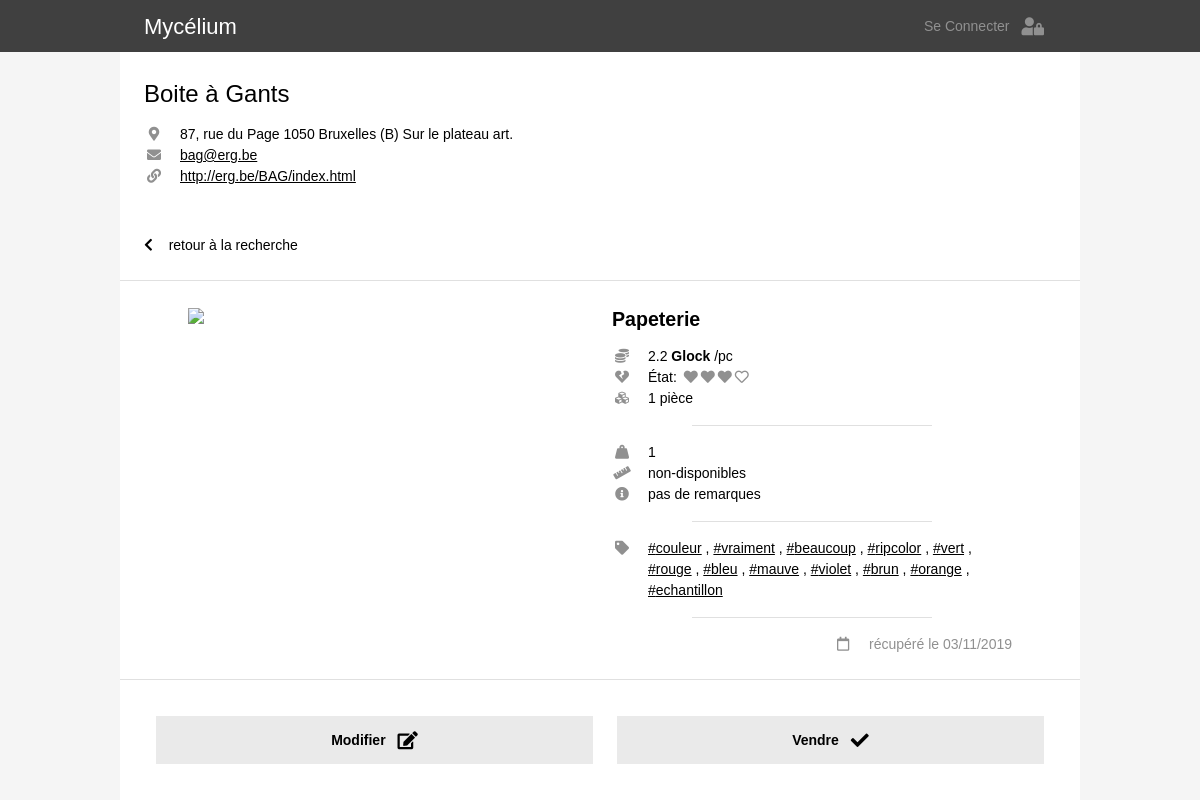
/item_page.php?r=bag&id=23, run on the app's committed database.
### tables this page shows
CREATE TABLE IF NOT EXISTS `_global_recuperatheques` (
  `ID` int(11) NOT NULL AUTO_INCREMENT,
  `nom` varchar(255) NOT NULL,
  `adresse` varchar(255) NOT NULL,
  `monnaie` varchar(8) NOT NULL,
  `telephone` varchar(16) NOT NULL,
  `mdp` varchar(255) NOT NULL,
  `site` varchar(255) NOT NULL,
  `pseudo` varchar(16) NOT NULL,
  `mail` varchar(255) NOT NULL,
  `date_creation` date DEFAULT NULL,
  PRIMARY KEY (`ID`)
);

CREATE TABLE IF NOT EXISTS `bag_catalogue` (
  `ID` int(11) NOT NULL AUTO_INCREMENT,
  `ID_categorie` int(11) NOT NULL,
  `ID_souscategorie` int(11) NOT NULL,
  `pieces` int(11) NOT NULL,
  `dimensions` varchar(255) NOT NULL,
  `etat` int(11) NOT NULL,
  `tags` text NOT NULL,
  `remarques` text NOT NULL,
  `date_ajout` datetime NOT NULL DEFAULT CURRENT_TIMESTAMP,
  `poids` float NOT NULL,
  `prix` float NOT NULL,
  `localisation` varchar(255) NOT NULL,
  PRIMARY KEY (`ID`)
);

CREATE TABLE IF NOT EXISTS `_global_categories` (
  `ID` int(11) NOT NULL AUTO_INCREMENT,
  `nom` varchar(255) NOT NULL,
  `score` int(11) NOT NULL,
  PRIMARY KEY (`ID`)
);

### connection_db.php (called while the page is built, shortened)
<?php
  function link_construct($params, $web_page = 1){
    $getURL = $web_page . '?' . http_build_query(array_merge($_GET, $params));
    return $getURL;
  }
?>

### item_page.php (the view, shortened to what this page needs)
<!DOCTYPE html>
<html lang="en">
<head>
  <link rel="stylesheet" href="css/w3.css">
  <link rel="stylesheet" href="https://use.fontawesome.com/releases/v5.7.0/css/all.css">
  <link rel="stylesheet" href="https://indestructibletype.com/fonts/Jost.css" type="text/css" charset="utf-8" />
  <link rel="stylesheet" href="css/main.css">
  <link rel="stylesheet" href="css/item.css">
  <link rel="stylesheet" href="css/add_form.css">
</head>
<body>
  <?php
  include('connection_db.php')
  ?>
  <?php
    $req = $bdd->prepare(' SELECT pseudo FROM _global_recuperatheques ');
    $req->execute();
    $recuperatheques = array();
    while($item = $req->fetch()){
      array_push($recuperatheques,$item['pseudo']);
    }
    if (isset($_GET['r']) && in_array($_GET['r'], $recuperatheques)){
      $recuperatheque = htmlspecialchars($_GET['r']);
      $recuperatheque_catalogue = htmlspecialchars($_GET['r']) . '_catalogue';
    } else{
      $recuperatheque = null;
    }
  ?>
  <?php
    if (isset($_GET['id'])){
      $id = htmlspecialchars($_GET['id']);
    } else{
      $id = 0;
    }
  ?>
  <?php
  include('header.php');
  ?>
  <div class="quasi-fullwidth space-header">
    <?php
      if($recuperatheque){
        $req = $bdd->prepare(' SELECT * FROM _global_recuperatheques WHERE pseudo = :recuperatheque ');
        $req->bindValue(':recuperatheque', $recuperatheque , PDO::PARAM_STR);
        $req->execute();
        $recup_info = $req->fetch();
        include("recuperatheque_info.php");
    ?>
    <div class="container border-bottom back-link-container">
      <a onclick="back_link()" ><i class="fas fa-chevron-left"></i> retour à la recherche </a>
    </div>
    <div class="item-single-container">
      <?php
        $req = $bdd->prepare('  SELECT
                                c.ID AS ID_item, c.ID_categorie, c.ID_souscategorie, c.pieces AS pieces, c.dimensions AS dimensions, c.etat AS etat, c.tags AS tags, c.prix AS prix, c.poids AS poids, c.remarques AS remarques, c.localisation AS localisation,
                                c.date_ajout AS date_ajout, DATE_FORMAT(c.date_ajout, \'%d/%m/%Y\') AS date_ajout_fr,
                                cat.ID, cat.nom AS categorie,
                                sscat.ID AS sscatID, sscat.ID_categorie, sscat.unite AS unitesscat, sscat.prix AS prixsscat, sscat.nom AS sous_categorie
                                FROM ' . $recuperatheque_catalogue . ' c
                                INNER JOIN _global_categories cat ON c.ID_categorie=cat.ID
                                INNER JOIN _global_souscategories sscat ON c.ID_souscategorie=sscat.ID
                                WHERE c.id=:id');
        $req->bindValue(':id', $id, PDO::PARAM_INT);
        $req->execute();
      ?>
      <?php
        if ($req->rowCount() > 0) {
          $item = $req->fetch();
          include('item.php'); ?>
          <?php
        }
        else{
          echo '<h3 class="erreur"> Cet objet n\'existe pas </h3>';
          $item=0;
        }
      ?>
    </div>
    <div class="container border-top item-buttons-container">
      <button class="button-flex item-button" onclick="window.location.href = 'edit_form.php?id=<?php echo $id;?>';">
        <div class="button-title">Modifier</div>
        <i class='button-icon w3-large fas fa-edit'></i>
      </button>
      <button class="button-flex item-button" onclick="document.getElementById('modal_sell').style.display='block'">
        <div class="button-title">Vendre</div>
        <i class='button-icon w3-large fas fa-check'></i>
      </button>
    </div>
    <?php
    }
    else {
      echo '<h3 class="erreur"> Pas de récupérathèque valide </h3>';
    }
    ?>
  </div>
</body>
</html>

### recuperatheque_info.php (shortened to what this page needs)
<div class="container recuperatheque">
    <h3> <?php echo $recup_info['nom'] ;?> </h3>
    <div class="recuperatheque-info">
      <?php if ($recup_info['adresse']){ ?>
        <div class="item-info-line">
          <i class="fas fa-map-marker-alt item-icon"></i>
          <div class="item-info"> <?php echo $recup_info['adresse'];?> </div>
        </div>
        <?php
        }
      ?>
      <?php if ($recup_info['mail']){ ?>
        <div class="item-info-line">
          <i class="fas fa-envelope item-icon"></i>
          <a class="item-info" href="mailto:<?php echo $recup_info['mail'];?>"> <?php echo $recup_info['mail'];?></a>
        </div>
        <?php
        }
      ?>
      <?php if ($recup_info['site']){ ?>
        <div class="item-info-line">
          <i class="fas fa-link item-icon"></i>
          <a class="item-info" href="<?php echo $recup_info['site'];?>" target="_blank"> <?php echo $recup_info['site'];?></a>
        </div>
      <?php
      }
      ?>
    </div>
</div>

### item.php (shortened to what this page needs)
<?php
  $prix = $item['prix'];
  $piece = "1 pièce";
  $tags = explode(", ",$item['tags']);
  if ($item['dimensions']==''){
    $dimensions='non-disponibles';
  }
  else{
    $dimensions=$item['dimensions'];
  }
  if ($item['remarques']==''){
    $remarques='pas de remarques';
  }
  else{
    $remarques=$item['remarques'];
  }
?>
<div class='item'>
  <div class="item-photo-container">
      <?php
      echo '<img class="item-photo" src="photos/' . $item['ID_item'] . '.jpg" />'
      ?>
  </div>
  <div class="item-text-container">
    <div class='item-categorie-container'>
      <?php
      if ($item['sous_categorie']!='Autre'){
        ?>
        <span class="item-souscategorie"> <?php echo $item['sous_categorie']; ?> </span>
        <span class="item-categorie"> (<?php echo $item['categorie']; ?>) </span>
      <?php
      }
      else{
        ?>
        <span class="item-souscategorie"> <?php echo $item['categorie']; ?> </span>
      <?php
      }
      ?>
    </div>
    <div class="item-info-container">
      <div class="item-info-line">
        <i class='fas fa-coins item-icon'></i>
        <div class="item-info"><?php echo $prix; ?> <b><?php echo $recup_info['monnaie'];; ?></b> /pc </div>
      </div>
      <div class="item-info-line">
        <i class='fas fa-heart-broken item-icon'></i>
        <div class="item-info"> État:
          <span class='etat-icon-container'>
          <?php
          for($n = 0; $n < 4; $n++){
            if($item['etat'] > $n){
              echo '<i class="fas fa-heart"></i>' ;
            } else{
              echo '<i class="far fa-heart"></i>' ;
            }
          }
          ?>
          </span>
        </div>
      </div>
      <div class="item-info-line">
        <i class='fas fa-cubes item-icon'></i>
        <div class="item-info"><?php echo $piece; ?></div>
      </div>
    </div>
    <div class="item-info-plus-container">
      <?php
        if ($item['unitesscat']=='kg'){ ?>
          <div class="item-info-line">
            <i class='fas fa-weight-hanging item-icon'></i>
            <div class="item-info"> <?php echo $item['poids']; ?> </div>
          </div>
        <?php
        }
      ?>
      <div class="item-info-line">
        <i class='fas fa-ruler item-icon'></i>
        <div class="item-info"> <?php echo $dimensions; ?> </div>
      </div>
      <div class="item-info-line">
        <i class='fas fa-info-circle item-icon'></i>
        <div class="item-info"> <?php echo $remarques; ?> </div>
      </div>
    </div>
    <div class='item-tags-container'>
      <div class="item-info-line">
        <i class='fas fa-tag item-icon'></i>
        <div class="item-info">
          <?php
            for($n = 0; $n < count($tags); $n++){?>
              <a class="item-tag" href= <?php echo link_construct(array('q'=>$tags[$n],'id'=>null, 'page'=>1), 'catalogue.php') ?> >#<?php echo $tags[$n];?></a>
              <?php
              if($n!=count($tags)-1){ echo ', '; }
            }
          ?>
        </div>
      </div>
    </div>
    <div class="item-date-container">
      <div class="item-info-line">
        <i class='far fa-calendar item-icon'></i>
        <div class="item-info">récupéré le <?php echo $item['date_ajout_fr']; ?></div>
      </div>
    </div>
  </div>
</div>

### css/w3.css (style rules this page uses)
*,*:before,*:after { box-sizing:inherit }
html { -ms-text-size-adjust:100%;-webkit-text-size-adjust:100% }
body { margin:0 }
a { background-color:transparent }
b,strong { font-weight:bolder }
img { border-style:none }
button,input,select,textarea,optgroup { font:inherit;margin:0 }
button,input { overflow:visible }
button,select { text-transform:none }
button,[type=button],[type=reset],[type=submit] { -webkit-appearance:button }
html,body { font-family:Verdana,sans-serif;font-size:15px;line-height:1.5 }
html { overflow-x:hidden }
h3 { font-size:24px }
h1,h2,h3,h4,h5,h6 { font-family:"Segoe UI",Arial,sans-serif;font-weight:400;margin:10px 0 }
img { vertical-align:middle }
a { color:inherit }
.w3-large { font-size:18px!important }

### css/main.css (style rules this page uses)
html, body { background: #f5f5f5; margin: 0; font-weight: 400; font-size: 14px; line-height: 1.5; }
html, body, p, h1, h2, h3, h4, h5, h6 { font-family: 'Jost', Helvetica, arial, sans-serif !important; }
*, *:before, *:after { box-sizing: inherit; }
@media (min-width: 993px) { .quasi-fullwidth { margin: 0 auto 0; max-width: 80%; } }
.space-header { margin-top: 52px; }
.container { background: white; text-align: left; padding: 12px 24px; }
.border-top { border-top: 1px solid #E0E0E0; }
.border-bottom { border-bottom: 1px solid #E0E0E0; }
@media (min-width:993px) { .container { padding: 24px; } }
.recuperatheque h3 { margin: 0; }
.recuperatheque-info { display: none; }
@media (min-width: 993px) { .recuperatheque-info { display: block; } }
@media (min-width: 993px) { .recuperatheque h3 { margin: 0 0 12px; } }
button { background-color: #eaeaea; color: black; border: none; text-align: center; text-decoration: none; display: inline-block; padding: 0; margin: 0px; font-weight: bold; font-size: 1rem; position: relative; overflow: hidden; white-space: nowrap; }
.button-flex { height: 48px; display: flex; align-items: center; justify-content: center; padding: 0 12px; }
.button-icon { padding-left: 12px; text-align: center; }

### data on the page
_global_recuperatheques: nom "Boite à Gants", adresse "87, rue du Page 1050 Bruxelles (B) Sur le plateau art.", mail "bag@erg.be", site "http://erg.be/BAG/index.html", monnaie "Glock"
bag_catalogue: _global_categories.nom "Papeterie", prix "2.2", etat 3 (drawn), poids "1", dimensions "non-disponibles", remarques "pas de remarques", tags "couleur", tags "vraiment", tags "beaucoup", tags "ripcolor", tags "vert", tags "rouge", tags "bleu", tags "mauve", tags "violet", tags "brun", tags "orange", tags "echantillon"

### other printed values
$piece "1 pièce"
$item['date_ajout_fr'] "03/11/2019"
